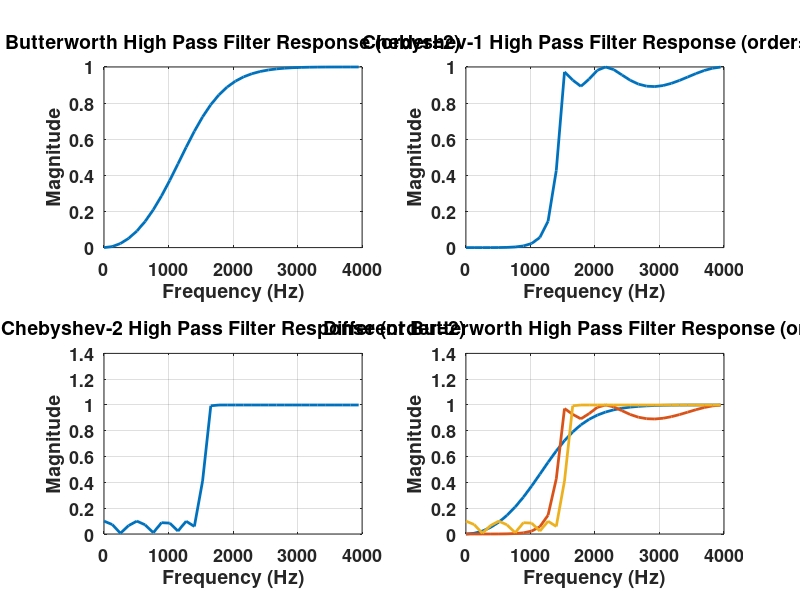

Recreate this plot in MATLAB. (Note: this script raises an error after producing the figure.)
clc
close all
clear all

fc1=1500;
fc2=1500;
fs=8000;
n1=2;
n2=5;
n3=10;
rp=1;
rs=20;

[b1,a1]=butter(n1,2*fc1/fs,'high');
[b2,a2]=cheby1(n2,rp,2*fc1/fs,'high');
[b3,a3]=cheby2(n3,rs,2*fc1/fs,'high');
w=0:0.1:pi;

[h1,o1]=freqz(b1,a1,w);
m1=abs(h1);
[h2,o2]=freqz(b2,a2,w);
m2=abs(h2);
[h3,o3]=freqz(b3,a3,w);
m3=abs(h3);

subplot(2,2,1);
plot(o1/pi*fs/2,m1,'linewidth',2);
set(gca,'fontsize',13,'fontweight','bold');
title(['Butterworth High Pass Filter Response (order=', num2str(n1),')'],'fontsize',14,'fontweight','bold');
xlabel('Frequency (Hz)','fontsize',14,'fontweight','bold');
ylabel('Magnitude','fontsize',14,'fontweight','bold');
grid on;

subplot(2,2,2);
plot(o2/pi*fs/2,m2,'linewidth',2);
set(gca,'fontsize',13,'fontweight','bold');
title(['Chebyshev-1 High Pass Filter Response (order=', num2str(n1),')'],'fontsize',14,'fontweight','bold');
xlabel('Frequency (Hz)','fontsize',14,'fontweight','bold');
ylabel('Magnitude','fontsize',14,'fontweight','bold');
grid on;

subplot(2,2,3);
plot(o3/pi*fs/2,m3,'linewidth',2);
set(gca,'fontsize',13,'fontweight','bold');
title(['Chebyshev-2 High Pass Filter Response (order=', num2str(n1),')'],'fontsize',14,'fontweight','bold');
xlabel('Frequency (Hz)','fontsize',14,'fontweight','bold');
ylabel('Magnitude','fontsize',14,'fontweight','bold');
grid on;

subplot(2,2,4);
plot(o3/pi*fs/2,m1,'linewidth',2);
set(gca,'fontsize',13,'fontweight','bold');
title(['Different Butterworth High Pass Filter Response (order=', num2str(n1),')'],'fontsize',14,'fontweight','bold');
xlabel('Frequency (Hz)','fontsize',14,'fontweight','bold');
ylabel('Magnitude','fontsize',14,'fontweight','bold');
grid on;
hold on;
plot(o3/pi*fs/2,m2,'linewidth',2);
hold on;
plot(o3/pi*fs/2,m3,'linewidth',2);
hold on;

legend(['order= ',num2str(n1)]',['order= ',num2str(n2)]',['order= ',num2str(n3)]');
grid on;
